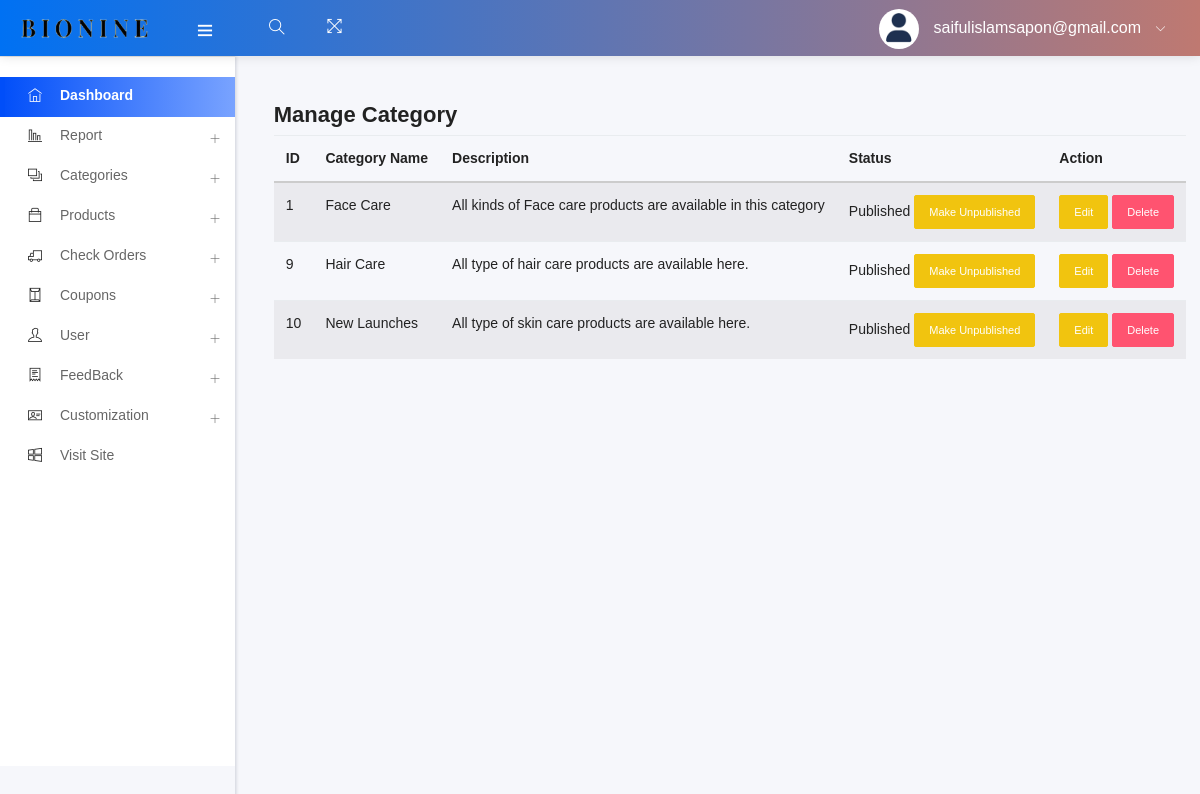
/admin/manage_cata.php (signed in), run on the app's committed database.
### tables this page shows
CREATE TABLE `catagory` (
  `ctg_id` int(11) NOT NULL,
  `ctg_name` varchar(60) NOT NULL,
  `ctg_des` varchar(150) NOT NULL,
  `ctg_status` tinyint(3) NOT NULL
);

### admin/manage_cata.php (called while the page is built, shortened)
<?php
    include ("template.php");
?>

### admin/class/adminback.php (called while the page is built, shortened)
<?php
class  adminback
{
    private $connection;
    function __construct()
    {
        $dbhost = "localhost";
        $dbuser = "root";
        $dbpass = "";
        $dbname = "bionineweb";
        $this->connection = mysqli_connect($dbhost, $dbuser, $dbpass, $dbname);
    }
    function display_catagory()
    {
        $query = "SELECT * FROM `catagory`";
        if (mysqli_query($this->connection, $query)) {
            $ctg_info = mysqli_query($this->connection, $query);
            return $ctg_info;
        }
    }
}

### admin/views/manage_cata_view.php (the view, shortened to what this page needs)
<?php
$catagories = $obj->display_catagory();
?>
<div>
    <h4>Manage Category</h4>
    <table class="table table-striped">
        <thead>
            <tr>
                <th>ID</th>
                <th>Category Name</th>
                <th>Description</th>
                <th>Status</th>
                <th>Action</th>
            </tr>
        </thead>
        <tbody>
            <?php while ($ctg = mysqli_fetch_assoc($catagories)) { ?>
                <tr>
                    <td>
                        <?php echo $ctg['ctg_id'] ?>
                    </td>
                    <td>
                        <?php echo $ctg['ctg_name'] ?>
                    </td>
                    <td>
                        <?php echo $ctg['ctg_des'] ?>
                    </td>
                    <td>
                        <?php
                        if ($ctg['ctg_status'] == 0) {
                            echo "Unpublished";
                            ?>
                            <a href="?status=published&&id=<?php echo $ctg['ctg_id'] ?>" class="btn btn-sm btn-success">Make
                                Published</a>
                            <?php
                        } else {
                            echo "Published";
                            ?>
                            <a href="?status=unpublished&&id=<?php echo $ctg['ctg_id'] ?>" class="btn btn-sm btn-warning">Make
                                Unpublished</a>
                        <?php
                        }
                        ?>
                    </td>
                    <td>
                        <a href="edit_cata.php?status=edit&&id=<?php echo $ctg['ctg_id'] ?>"
                            class="btn btn-sm btn-warning">Edit</a>
                        <a href="?status=delete&&id=<?php echo $ctg['ctg_id'] ?>" class="btn btn-sm btn-danger">Delete</a>
                    </td>
                </tr>
            <?php
            }
            ?>
        </tbody>
    </table>
</div>

### data on the page
catagory: ctg_id "1", ctg_name "Face Care", ctg_des "All kinds of Face care products are available in this category"
catagory: ctg_id "9", ctg_name "Hair Care", ctg_des "All type of hair care products are available here."
catagory: ctg_id "10", ctg_name "New Launches", ctg_des "All type of skin care products are available here."

### other printed values
$admin_email "saifulislamsapon@gmail.com"
